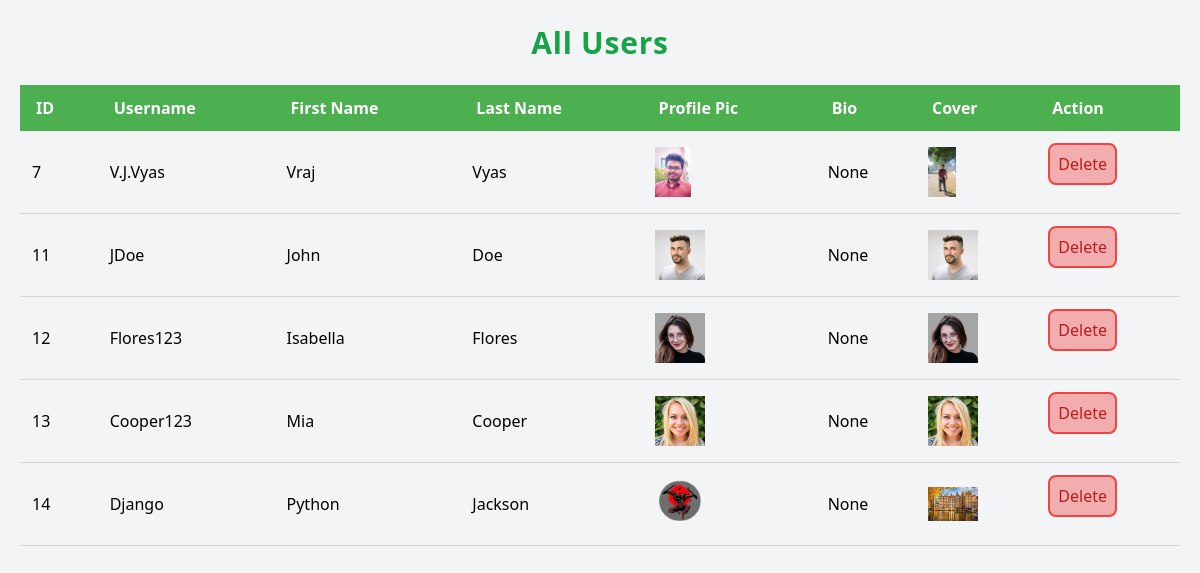
/users/, run on the app's committed database.
### Media/models.py (models this page shows, shortened)
class User(AbstractUser):
    profile_pic = models.ImageField(upload_to='profile_pic/')
    bio = models.TextField(max_length=160, blank=True, null=True)
    cover = models.ImageField(upload_to='covers/', blank=True)
    groups = models.ManyToManyField(
        'auth.Group',
        related_name='media_user_set',  # Custom related_name for the reverse accessor
        blank=True
    )
    user_permissions = models.ManyToManyField(
        'auth.Permission',
        related_name='media_user_permissions',  # Custom related_name for the reverse accessor
        blank=True
    )

### Media/views.py (the view)
# urls.py: path('users/', views.get_all_users, name='get_all_users'),
def get_all_users(request):
    users = User.objects.all()
    return render(request, 'Media/display.html', {'users': users})

### Media/templates/Media/display.html (shortened to what this page needs)
{% load static %}
{% load static tailwind_tags %}
<html lang="en">
<head>
    {% tailwind_css %}
</head>
<body class="font-arial bg-gray-100 m-0 p-5">
    <h1 class="text-center text-[30px] text-green-600 font-bold font-sans tracking-wide">All Users</h1>
    <table class="w-full border-collapse mt-5">
        <thead>
            <tr>
                <th class="bg-[#4CAF50] text-white py-3 px-4 text-left">ID</th>
                <th class="bg-[#4CAF50] text-white py-3 px-4 text-left">Username</th>
                <th class="bg-[#4CAF50] text-white py-3 px-4 text-left">First Name</th>
                <th class="bg-[#4CAF50] text-white py-3 px-4 text-left">Last Name</th>
                <th class="bg-[#4CAF50] text-white py-3 px-4 text-left">Profile Pic</th>
                <th class="bg-[#4CAF50] text-white py-3 px-4 text-left">Bio</th>
                <th class="bg-[#4CAF50] text-white py-3 px-4 text-left">Cover</th>
                <th class="bg-[#4CAF50] text-white py-3 px-4 text-left">Action</th>
            </tr>
        </thead>
        <tbody>
            {% for user in users %}
            <tr class=" even:bg-gray-100">
                <td class="px-3 py-3 text-left border-b border-gray-300">{{ user.id }}</td>
                <td class="px-3 py-3 text-left border-b border-gray-300">{{ user.username }}</td>
                <td class="px-3 py-3 text-left border-b border-gray-300">{{ user.first_name }}</td>
                <td class="px-3 py-3 text-left border-b border-gray-300">{{ user.last_name }}</td>
                <td class="px-3 py-3 text-left border-b border-gray-300">
                    {% if user.profile_pic %}
                        <img src="{{ user.profile_pic.url }}" alt="Profile Pic" class="max-w-[50px] max-h-[50px] object-cover">
                    {% else %}
                        No Image
                    {% endif %}
                </td>
                <td class="px-3 py-3 text-left border-b border-gray-300">{{ user.bio }}</td>
                <td class="px-3 py-3 text-left border-b border-gray-300">
                    {% if user.cover %}
                        <img src="{{ user.cover.url }}" alt="Cover" class="max-w-[50px] max-h-[50px] object-cover">
                    {% else %}
                        No Cover
                    {% endif %}
                </td>
                <td class="px-3 py-3 text-left border-b border-gray-300">
                    <form method="POST" action="{% url 'delete_user' user.id %}" class="delete-form">
                        <button type="submit" class="delete-button bg-red-500 p-2 rounded-lg border-red-500 border-2 bg-opacity-40 backdrop-blur-lg text-red-700">Delete</button>
                    </form>
                </td>
            </tr>
            {% empty %}
            <tr class=" text-center">
                <td colspan="8" class="empty-message">No users available</td>
            </tr>
            {% endfor %}
        </tbody>
    </table>
</body>
</html>

### data on the page
User: id "7", username "V.J.Vyas", first_name "Vraj", last_name "Vyas", profile_pic (picture), bio "None", cover (picture)
User: id "11", username "JDoe", first_name "John", last_name "Doe", profile_pic (picture), bio "None", cover (picture)
User: id "12", username "Flores123", first_name "Isabella", last_name "Flores", profile_pic (picture), bio "None", cover (picture)
User: id "13", username "Cooper123", first_name "Mia", last_name "Cooper", profile_pic (picture), bio "None", cover (picture)
User: id "14", username "Django", first_name "Python", last_name "Jackson", profile_pic (picture), bio "None", cover (picture)
